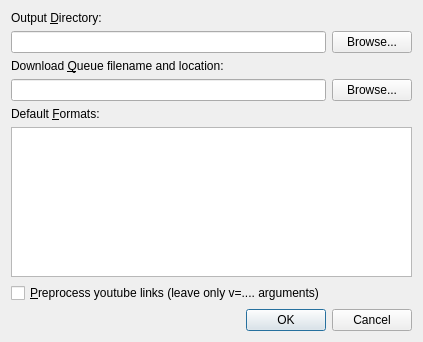
<?xml version="1.0" encoding="UTF-8"?>
<ui version="4.0">
 <class>Settings</class>
 <widget class="QDialog" name="Settings">
  <property name="geometry">
   <rect>
    <x>0</x>
    <y>0</y>
    <width>423</width>
    <height>342</height>
   </rect>
  </property>
  <property name="windowTitle">
   <string>Dialog</string>
  </property>
  <layout class="QVBoxLayout" name="verticalLayout">
   <item>
    <widget class="QLabel" name="lblOutputDir">
     <property name="text">
      <string>Output &amp;Directory:</string>
     </property>
     <property name="buddy">
      <cstring>edtOutputDir</cstring>
     </property>
    </widget>
   </item>
   <item>
    <layout class="QHBoxLayout" name="horizontalLayout_2">
     <item>
      <widget class="QLineEdit" name="edtOutputDir"/>
     </item>
     <item>
      <widget class="QPushButton" name="btnBrowseOutput">
       <property name="text">
        <string>Browse...</string>
       </property>
      </widget>
     </item>
    </layout>
   </item>
   <item>
    <widget class="QLabel" name="label_2">
     <property name="text">
      <string>Download &amp;Queue filename and location:</string>
     </property>
     <property name="buddy">
      <cstring>edtQueueFileDir</cstring>
     </property>
    </widget>
   </item>
   <item>
    <layout class="QHBoxLayout" name="horizontalLayout">
     <item>
      <widget class="QLineEdit" name="edtQueueFileDir"/>
     </item>
     <item>
      <widget class="QPushButton" name="btnBrowseQueue">
       <property name="text">
        <string>Browse...</string>
       </property>
      </widget>
     </item>
    </layout>
   </item>
   <item>
    <widget class="QLabel" name="label">
     <property name="text">
      <string>Default &amp;Formats:</string>
     </property>
     <property name="buddy">
      <cstring>txtDefFormats</cstring>
     </property>
    </widget>
   </item>
   <item>
    <widget class="QTextEdit" name="txtDefFormats"/>
   </item>
   <item>
    <widget class="QCheckBox" name="chkboxPreprocessLinks">
     <property name="text">
      <string>&amp;Preprocess youtube links (leave only v=.... arguments)</string>
     </property>
    </widget>
   </item>
   <item>
    <widget class="QDialogButtonBox" name="buttonBox">
     <property name="orientation">
      <enum>Qt::Horizontal</enum>
     </property>
     <property name="standardButtons">
      <set>QDialogButtonBox::Cancel|QDialogButtonBox::Ok</set>
     </property>
    </widget>
   </item>
  </layout>
 </widget>
 <tabstops>
  <tabstop>edtOutputDir</tabstop>
  <tabstop>btnBrowseOutput</tabstop>
  <tabstop>edtQueueFileDir</tabstop>
  <tabstop>btnBrowseQueue</tabstop>
  <tabstop>txtDefFormats</tabstop>
  <tabstop>chkboxPreprocessLinks</tabstop>
  <tabstop>buttonBox</tabstop>
 </tabstops>
 <resources/>
 <connections>
  <connection>
   <sender>buttonBox</sender>
   <signal>accepted()</signal>
   <receiver>Settings</receiver>
   <slot>accept()</slot>
   <hints>
    <hint type="sourcelabel">
     <x>257</x>
     <y>332</y>
    </hint>
    <hint type="destinationlabel">
     <x>157</x>
     <y>274</y>
    </hint>
   </hints>
  </connection>
  <connection>
   <sender>buttonBox</sender>
   <signal>rejected()</signal>
   <receiver>Settings</receiver>
   <slot>reject()</slot>
   <hints>
    <hint type="sourcelabel">
     <x>325</x>
     <y>332</y>
    </hint>
    <hint type="destinationlabel">
     <x>286</x>
     <y>274</y>
    </hint>
   </hints>
  </connection>
 </connections>
</ui>
